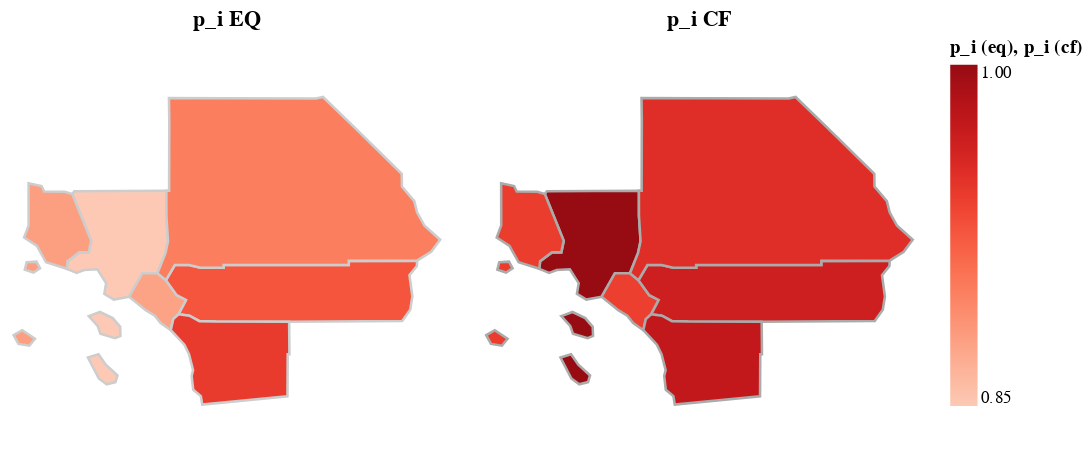

The notebook cell this image was saved under:
### Code cell
chart_p_compare = alt.hconcat(map_p_i_eq, map_p_i_cf)
chart_p_compare.save('output/chart_p_compare.svg')
chart_p_compare

### Figure 1 — Vega-Lite specification as saved in the notebook (floating-point values rounded to 4 significant figures)
{"config": {"view": {"continuousWidth": 300, "continuousHeight": 300}}, "hconcat": [{"data": {"values": [{"type": "Feature", "geometry": {"type": "MultiPolygon", "coordinates": [[[[-118.1, 33.69], [-118.3, 33.66], [-118.5, 33.73], [-118.4, 33.84], [-118.6, 33.99], [-118.7, 33.98], [-118.8, 33.95], [-119.0, 33.99], [-118.9, 34.07], [-118.8, 34.17], [-118.7, 34.17], [-118.6, 34.29], [-118.9, 34.79], [-118.9, 34.82], [-117.7, 34.82], [-117.7, 34.56], [-117.6, 34.29], [-117.7, 34.16], [-117.8, 33.95], [-118.0, 33.95], [-118.1, 33.69]]], [[[-118.7, 33.49], [-118.5, 33.53], [-118.4, 33.46], [-118.3, 33.37], [-118.3, 33.27], [-118.3, 33.25], [-118.5, 33.3], [-118.6, 33.38], [-118.7, 33.49]]], [[[-118.7, 33.04], [-118.5, 33.07], [-118.4, 32.96], [-118.3, 32.85], [-118.3, 32.77], [-118.4, 32.75], [-118.5, 32.81], [-118.7, 33.04]]]]}, "properties": {"county_i_name": "Los Angeles", "county_i": 0, "H_i_2024_data": 3696.0, "H_i_2025_data": 3727.0, "N_i_2024_data": 3305.0, "N_i_2025_data": 3314.0, "L_i_data": 4742.0, "F_i_nofire": 0, "F_i_fire1": 0.01, "p_i_eq": 0.8522, "A_i_eq": 1.089, "p_i_cf": 0.9954, "diff_p_i": 0.1432, "L_i_eq": 4742.0, "FID": 1993}}, {"type": "Feature", "geometry": {"type": "Polygon", "coordinates": [[[-117.8, 33.95], [-117.7, 33.87], [-117.5, 33.71], [-117.4, 33.66], [-117.5, 33.51], [-117.6, 33.45], [-117.6, 33.33], [-117.7, 33.41], [-117.8, 33.49], [-117.9, 33.55], [-118.1, 33.69], [-118.0, 33.95], [-117.8, 33.95]]]}, "properties": {"county_i_name": "Orange", "county_i": 1, "H_i_2024_data": 1158.0, "H_i_2025_data": 1164.0, "N_i_2024_data": 1057.0, "N_i_2025_data": 1058.0, "L_i_data": 1548.0, "F_i_nofire": 0, "F_i_fire1": 0.0, "p_i_eq": 0.8779, "A_i_eq": 0.02765, "p_i_cf": 0.9382, "diff_p_i": 0.0603, "L_i_eq": 1548.0, "FID": 362}}, {"type": "Feature", "geometry": {"type": "Polygon", "coordinates": [[[-116.1, 33.43], [-117.0, 33.43], [-117.2, 33.43], [-117.4, 33.49], [-117.5, 33.51], [-117.4, 33.66], [-117.5, 33.71], [-117.7, 33.87], [-117.6, 34.03], [-117.4, 34.03], [-117.2, 34.0], [-116.9, 34.0], [-116.9, 34.03], [-116.3, 34.03], [-115.3, 34.03], [-115.3, 34.08], [-114.4, 34.08], [-114.4, 34.02], [-114.5, 33.93], [-114.5, 33.7], [-114.5, 33.55], [-114.6, 33.43], [-115.6, 33.43], [-116.1, 33.43]]]}, "properties": {"county_i_name": "Riverside", "county_i": 2, "H_i_2024_data": 882.4, "H_i_2025_data": 893.3, "N_i_2024_data": 835.9, "N_i_2025_data": 837.5, "L_i_data": 1016.0, "F_i_nofire": 0, "F_i_fire1": 0.0, "p_i_eq": 0.9256, "A_i_eq": 0.3969, "p_i_cf": 0.9628, "diff_p_i": 0.03721, "L_i_eq": 1016.0, "FID": 2943}}, {"type": "Feature", "geometry": {"type": "Polygon", "coordinates": [[[-117.7, 33.87], [-117.8, 33.95], [-117.7, 34.16], [-117.6, 34.29], [-117.7, 34.56], [-117.7, 34.82], [-117.6, 34.82], [-117.6, 35.56], [-117.6, 35.8], [-116.9, 35.8], [-115.7, 35.79], [-115.6, 35.81], [-115.3, 35.5], [-114.6, 35.0], [-114.6, 34.87], [-114.5, 34.71], [-114.4, 34.59], [-114.3, 34.45], [-114.1, 34.3], [-114.3, 34.17], [-114.4, 34.08], [-115.3, 34.08], [-115.3, 34.03], [-116.3, 34.03], [-116.9, 34.03], [-116.9, 34.0], [-117.2, 34.0], [-117.4, 34.03], [-117.6, 34.03], [-117.7, 33.87]]]}, "properties": {"county_i_name": "San Bernardino", "county_i": 3, "H_i_2024_data": 751.6, "H_i_2025_data": 758.1, "N_i_2024_data": 698.5, "N_i_2025_data": 700.8, "L_i_data": 909.4, "F_i_nofire": 0, "F_i_fire1": 0.0, "p_i_eq": 0.9006, "A_i_eq": 0.1551, "p_i_cf": 0.95, "diff_p_i": 0.0494, "L_i_eq": 909.4, "FID": 817}}, {"type": "Feature", "geometry": {"type": "Polygon", "coordinates": [[[-117.6, 33.33], [-117.6, 33.45], [-117.5, 33.51], [-117.4, 33.49], [-117.2, 33.43], [-117.0, 33.43], [-116.1, 33.43], [-116.1, 33.07], [-116.1, 33.07], [-116.1, 32.62], [-117.2, 32.53], [-117.2, 32.62], [-117.3, 32.69], [-117.3, 32.84], [-117.3, 32.9], [-117.4, 33.08], [-117.4, 33.18], [-117.6, 33.33]]]}, "properties": {"county_i_name": "San Diego", "county_i": 4, "H_i_2024_data": 1267.0, "H_i_2025_data": 1281.0, "N_i_2024_data": 1214.0, "N_i_2025_data": 1220.0, "L_i_data": 1615.0, "F_i_nofire": 0, "F_i_fire1": 0.0, "p_i_eq": 0.9413, "A_i_eq": 0.3547, "p_i_cf": 0.9708, "diff_p_i": 0.02948, "L_i_eq": 1615.0, "FID": 1896}}, {"type": "Feature", "geometry": {"type": "MultiPolygon", "coordinates": [[[[-119.4, 34.9], [-119.3, 34.87], [-119.2, 34.81], [-119.0, 34.81], [-118.9, 34.79], [-118.6, 34.29], [-118.7, 34.17], [-118.8, 34.17], [-118.9, 34.07], [-119.0, 33.99], [-119.2, 34.06], [-119.3, 34.24], [-119.5, 34.33], [-119.4, 34.46], [-119.4, 34.9]]], [[[-119.5, 34.06], [-119.3, 34.07], [-119.3, 34.0], [-119.4, 33.95], [-119.5, 33.98], [-119.5, 34.06]]], [[[-119.6, 33.28], [-119.5, 33.33], [-119.4, 33.24], [-119.4, 33.17], [-119.6, 33.19], [-119.6, 33.28]]]]}, "properties": {"county_i_name": "Ventura", "county_i": 5, "H_i_2024_data": 297.9, "H_i_2025_data": 300.7, "N_i_2024_data": 272.4, "N_i_2025_data": 272.7, "L_i_data": 389.5, "F_i_nofire": 0, "F_i_fire1": 0.0, "p_i_eq": 0.88, "A_i_eq": -2.024, "p_i_cf": 0.9393, "diff_p_i": 0.05927, "L_i_eq": 389.5, "FID": 963}}]}, "mark": {"type": "geoshape", "stroke": "#cdcdcd", "strokeWidth": 1.5}, "encoding": {"color": {"field": "properties.p_i_eq", "scale": {"scheme": "reds"}, "title": "p_i (eq)", "type": "quantitative"}}, "height": 250, "projection": {"type": "mercator"}, "title": "p_i EQ", "width": 250}, {"data": {"values": [{"type": "Feature", "geometry": {"type": "MultiPolygon", "coordinates": [[[[-118.1, 33.69], [-118.3, 33.66], [-118.5, 33.73], [-118.4, 33.84], [-118.6, 33.99], [-118.7, 33.98], [-118.8, 33.95], [-119.0, 33.99], [-118.9, 34.07], [-118.8, 34.17], [-118.7, 34.17], [-118.6, 34.29], [-118.9, 34.79], [-118.9, 34.82], [-117.7, 34.82], [-117.7, 34.56], [-117.6, 34.29], [-117.7, 34.16], [-117.8, 33.95], [-118.0, 33.95], [-118.1, 33.69]]], [[[-118.7, 33.49], [-118.5, 33.53], [-118.4, 33.46], [-118.3, 33.37], [-118.3, 33.27], [-118.3, 33.25], [-118.5, 33.3], [-118.6, 33.38], [-118.7, 33.49]]], [[[-118.7, 33.04], [-118.5, 33.07], [-118.4, 32.96], [-118.3, 32.85], [-118.3, 32.77], [-118.4, 32.75], [-118.5, 32.81], [-118.7, 33.04]]]]}, "properties": {"county_i_name": "Los Angeles", "county_i": 0, "H_i_2024_data": 3696.0, "H_i_2025_data": 3727.0, "N_i_2024_data": 3305.0, "N_i_2025_data": 3314.0, "L_i_data": 4742.0, "F_i_nofire": 0, "F_i_fire1": 0.01, "p_i_eq": 0.8522, "A_i_eq": 1.089, "p_i_cf": 0.9954, "diff_p_i": 0.1432, "L_i_eq": 4742.0, "FID": 1993}}, {"type": "Feature", "geometry": {"type": "Polygon", "coordinates": [[[-117.8, 33.95], [-117.7, 33.87], [-117.5, 33.71], [-117.4, 33.66], [-117.5, 33.51], [-117.6, 33.45], [-117.6, 33.33], [-117.7, 33.41], [-117.8, 33.49], [-117.9, 33.55], [-118.1, 33.69], [-118.0, 33.95], [-117.8, 33.95]]]}, "properties": {"county_i_name": "Orange", "county_i": 1, "H_i_2024_data": 1158.0, "H_i_2025_data": 1164.0, "N_i_2024_data": 1057.0, "N_i_2025_data": 1058.0, "L_i_data": 1548.0, "F_i_nofire": 0, "F_i_fire1": 0.0, "p_i_eq": 0.8779, "A_i_eq": 0.02765, "p_i_cf": 0.9382, "diff_p_i": 0.0603, "L_i_eq": 1548.0, "FID": 362}}, {"type": "Feature", "geometry": {"type": "Polygon", "coordinates": [[[-116.1, 33.43], [-117.0, 33.43], [-117.2, 33.43], [-117.4, 33.49], [-117.5, 33.51], [-117.4, 33.66], [-117.5, 33.71], [-117.7, 33.87], [-117.6, 34.03], [-117.4, 34.03], [-117.2, 34.0], [-116.9, 34.0], [-116.9, 34.03], [-116.3, 34.03], [-115.3, 34.03], [-115.3, 34.08], [-114.4, 34.08], [-114.4, 34.02], [-114.5, 33.93], [-114.5, 33.7], [-114.5, 33.55], [-114.6, 33.43], [-115.6, 33.43], [-116.1, 33.43]]]}, "properties": {"county_i_name": "Riverside", "county_i": 2, "H_i_2024_data": 882.4, "H_i_2025_data": 893.3, "N_i_2024_data": 835.9, "N_i_2025_data": 837.5, "L_i_data": 1016.0, "F_i_nofire": 0, "F_i_fire1": 0.0, "p_i_eq": 0.9256, "A_i_eq": 0.3969, "p_i_cf": 0.9628, "diff_p_i": 0.03721, "L_i_eq": 1016.0, "FID": 2943}}, {"type": "Feature", "geometry": {"type": "Polygon", "coordinates": [[[-117.7, 33.87], [-117.8, 33.95], [-117.7, 34.16], [-117.6, 34.29], [-117.7, 34.56], [-117.7, 34.82], [-117.6, 34.82], [-117.6, 35.56], [-117.6, 35.8], [-116.9, 35.8], [-115.7, 35.79], [-115.6, 35.81], [-115.3, 35.5], [-114.6, 35.0], [-114.6, 34.87], [-114.5, 34.71], [-114.4, 34.59], [-114.3, 34.45], [-114.1, 34.3], [-114.3, 34.17], [-114.4, 34.08], [-115.3, 34.08], [-115.3, 34.03], [-116.3, 34.03], [-116.9, 34.03], [-116.9, 34.0], [-117.2, 34.0], [-117.4, 34.03], [-117.6, 34.03], [-117.7, 33.87]]]}, "properties": {"county_i_name": "San Bernardino", "county_i": 3, "H_i_2024_data": 751.6, "H_i_2025_data": 758.1, "N_i_2024_data": 698.5, "N_i_2025_data": 700.8, "L_i_data": 909.4, "F_i_nofire": 0, "F_i_fire1": 0.0, "p_i_eq": 0.9006, "A_i_eq": 0.1551, "p_i_cf": 0.95, "diff_p_i": 0.0494, "L_i_eq": 909.4, "FID": 817}}, {"type": "Feature", "geometry": {"type": "Polygon", "coordinates": [[[-117.6, 33.33], [-117.6, 33.45], [-117.5, 33.51], [-117.4, 33.49], [-117.2, 33.43], [-117.0, 33.43], [-116.1, 33.43], [-116.1, 33.07], [-116.1, 33.07], [-116.1, 32.62], [-117.2, 32.53], [-117.2, 32.62], [-117.3, 32.69], [-117.3, 32.84], [-117.3, 32.9], [-117.4, 33.08], [-117.4, 33.18], [-117.6, 33.33]]]}, "properties": {"county_i_name": "San Diego", "county_i": 4, "H_i_2024_data": 1267.0, "H_i_2025_data": 1281.0, "N_i_2024_data": 1214.0, "N_i_2025_data": 1220.0, "L_i_data": 1615.0, "F_i_nofire": 0, "F_i_fire1": 0.0, "p_i_eq": 0.9413, "A_i_eq": 0.3547, "p_i_cf": 0.9708, "diff_p_i": 0.02948, "L_i_eq": 1615.0, "FID": 1896}}, {"type": "Feature", "geometry": {"type": "MultiPolygon", "coordinates": [[[[-119.4, 34.9], [-119.3, 34.87], [-119.2, 34.81], [-119.0, 34.81], [-118.9, 34.79], [-118.6, 34.29], [-118.7, 34.17], [-118.8, 34.17], [-118.9, 34.07], [-119.0, 33.99], [-119.2, 34.06], [-119.3, 34.24], [-119.5, 34.33], [-119.4, 34.46], [-119.4, 34.9]]], [[[-119.5, 34.06], [-119.3, 34.07], [-119.3, 34.0], [-119.4, 33.95], [-119.5, 33.98], [-119.5, 34.06]]], [[[-119.6, 33.28], [-119.5, 33.33], [-119.4, 33.24], [-119.4, 33.17], [-119.6, 33.19], [-119.6, 33.28]]]]}, "properties": {"county_i_name": "Ventura", "county_i": 5, "H_i_2024_data": 297.9, "H_i_2025_data": 300.7, "N_i_2024_data": 272.4, "N_i_2025_data": 272.7, "L_i_data": 389.5, "F_i_nofire": 0, "F_i_fire1": 0.0, "p_i_eq": 0.88, "A_i_eq": -2.024, "p_i_cf": 0.9393, "diff_p_i": 0.05927, "L_i_eq": 389.5, "FID": 963}}]}, "mark": {"type": "geoshape", "stroke": "#ababab", "strokeWidth": 1.5}, "encoding": {"color": {"field": "properties.p_i_cf", "scale": {"scheme": "reds"}, "title": "p_i (cf)", "type": "quantitative"}}, "height": 250, "projection": {"type": "mercator"}, "title": "p_i CF", "width": 250}], "$schema": "https://vega.github.io/schema/vega-lite/v5.20.1.json"}
